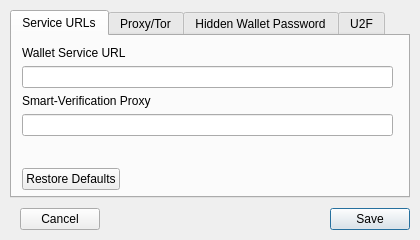
<?xml version="1.0" encoding="UTF-8"?>
<ui version="4.0">
 <class>SettingsDialog</class>
 <widget class="QWidget" name="SettingsDialog">
  <property name="geometry">
   <rect>
    <x>0</x>
    <y>0</y>
    <width>420</width>
    <height>240</height>
   </rect>
  </property>
  <property name="windowTitle">
   <string>Expert Settings</string>
  </property>
  <widget class="QWidget" name="verticalLayoutWidget">
   <property name="geometry">
    <rect>
     <x>0</x>
     <y>0</y>
     <width>420</width>
     <height>240</height>
    </rect>
   </property>
   <layout class="QVBoxLayout" name="verticalLayout">
    <property name="spacing">
     <number>0</number>
    </property>
    <property name="leftMargin">
     <number>10</number>
    </property>
    <property name="topMargin">
     <number>10</number>
    </property>
    <property name="rightMargin">
     <number>10</number>
    </property>
    <property name="bottomMargin">
     <number>10</number>
    </property>
    <item>
     <widget class="QTabWidget" name="tabWidget">
      <property name="currentIndex">
       <number>0</number>
      </property>
      <widget class="QWidget" name="urls">
       <attribute name="title">
        <string>Service URLs</string>
       </attribute>
       <widget class="QWidget" name="verticalLayoutWidget_2">
        <property name="geometry">
         <rect>
          <x>0</x>
          <y>0</y>
          <width>391</width>
          <height>164</height>
         </rect>
        </property>
        <layout class="QVBoxLayout" name="verticalLayout_2">
         <property name="leftMargin">
          <number>10</number>
         </property>
         <property name="topMargin">
          <number>10</number>
         </property>
         <property name="rightMargin">
          <number>10</number>
         </property>
         <property name="bottomMargin">
          <number>10</number>
         </property>
         <item>
          <widget class="QLabel" name="WalletServiceLabel">
           <property name="text">
            <string>Wallet Service URL</string>
           </property>
          </widget>
         </item>
         <item>
          <widget class="QLineEdit" name="walletServiceURL"/>
         </item>
         <item>
          <widget class="QLabel" name="smartVerificationLabel">
           <property name="text">
            <string>Smart-Verification Proxy</string>
           </property>
          </widget>
         </item>
         <item>
          <widget class="QLineEdit" name="smartVerificationURL"/>
         </item>
         <item>
          <spacer name="verticalSpacer_2">
           <property name="orientation">
            <enum>Qt::Vertical</enum>
           </property>
           <property name="sizeHint" stdset="0">
            <size>
             <width>20</width>
             <height>40</height>
            </size>
           </property>
          </spacer>
         </item>
         <item>
          <widget class="QPushButton" name="resetDefaultsButton">
           <property name="sizePolicy">
            <sizepolicy hsizetype="Fixed" vsizetype="Fixed">
             <horstretch>0</horstretch>
             <verstretch>0</verstretch>
            </sizepolicy>
           </property>
           <property name="text">
            <string>Restore Defaults</string>
           </property>
           <property name="autoDefault">
            <bool>false</bool>
           </property>
          </widget>
         </item>
        </layout>
       </widget>
      </widget>
      <widget class="QWidget" name="proxy">
       <attribute name="title">
        <string>Proxy/Tor</string>
       </attribute>
       <widget class="QWidget" name="verticalLayoutWidgetProxy">
        <property name="geometry">
         <rect>
          <x>0</x>
          <y>0</y>
          <width>391</width>
          <height>164</height>
         </rect>
        </property>
        <layout class="QVBoxLayout" name="verticalLayoutProxy">
         <property name="leftMargin">
          <number>10</number>
         </property>
         <property name="topMargin">
          <number>10</number>
         </property>
         <property name="rightMargin">
          <number>10</number>
         </property>
         <property name="bottomMargin">
          <number>10</number>
         </property>
         <item>
          <widget class="QCheckBox" name="useDefaultProxy">
           <property name="text">
            <string>Use a proxy</string>
           </property>
          </widget>
         </item>
         <item>
          <layout class="QVBoxLayout" name="verticalLayout_4">
           <property name="leftMargin">
            <number>20</number>
           </property>
           <property name="topMargin">
            <number>5</number>
           </property>
           <item>
            <widget class="QCheckBox" name="useDBBProxy">
             <property name="text">
              <string>Bypass the Cloudflare Tor blocker via digitalbitbox.com</string>
             </property>
            </widget>
           </item>
           <item>
            <widget class="Line" name="lineSpacer">
             <property name="orientation">
              <enum>Qt::Horizontal</enum>
             </property>
            </widget>
           </item>
           <item>
            <widget class="QLabel" name="Socks5ProxyLabel">
             <property name="text">
              <string>Socks5/Tor proxy URL</string>
             </property>
            </widget>
           </item>
           <item>
            <widget class="QLineEdit" name="socks5ProxyURL">
             <property name="placeholderText">
              <string>socks5://localhost:9050</string>
             </property>
            </widget>
           </item>
          </layout>
         </item>
         <item>
          <spacer name="verticalSpacerProxy">
           <property name="orientation">
            <enum>Qt::Vertical</enum>
           </property>
           <property name="sizeHint" stdset="0">
            <size>
             <width>20</width>
             <height>40</height>
            </size>
           </property>
          </spacer>
         </item>
        </layout>
       </widget>
      </widget>
      <widget class="QWidget" name="tabResetPW">
       <attribute name="title">
        <string>Hidden Wallet Password</string>
       </attribute>
       <widget class="QWidget" name="verticalLayoutWidget_3">
        <property name="geometry">
         <rect>
          <x>-1</x>
          <y>-1</y>
          <width>395</width>
          <height>161</height>
         </rect>
        </property>
        <layout class="QVBoxLayout" name="verticalLayout_3">
         <property name="leftMargin">
          <number>10</number>
         </property>
         <property name="topMargin">
          <number>10</number>
         </property>
         <property name="rightMargin">
          <number>10</number>
         </property>
         <property name="bottomMargin">
          <number>10</number>
         </property>
         <item>
          <widget class="QLabel" name="setHiddenPasswordTextLabel">
           <property name="sizePolicy">
            <sizepolicy hsizetype="Expanding" vsizetype="Expanding">
             <horstretch>0</horstretch>
             <verstretch>0</verstretch>
            </sizepolicy>
           </property>
           <property name="text">
            <string>As a security measure in compromised situations, use a special password to open a hidden wallet. The hidden wallet can receive and send coins, and it has 2FA mode permanently enabled.</string>
           </property>
           <property name="scaledContents">
            <bool>false</bool>
           </property>
           <property name="wordWrap">
            <bool>true</bool>
           </property>
          </widget>
         </item>
         <item>
          <widget class="QLineEdit" name="setHiddenPasswordTextField">
           <property name="echoMode">
            <enum>QLineEdit::PasswordEchoOnEdit</enum>
           </property>
          </widget>
         </item>
         <item>
          <widget class="QPushButton" name="setHiddenPasswordButton">
           <property name="sizePolicy">
            <sizepolicy hsizetype="Fixed" vsizetype="Fixed">
             <horstretch>0</horstretch>
             <verstretch>0</verstretch>
            </sizepolicy>
           </property>
           <property name="text">
            <string>Set hidden wallet password</string>
           </property>
          </widget>
         </item>
         <item>
          <spacer name="verticalSpacer">
           <property name="orientation">
            <enum>Qt::Vertical</enum>
           </property>
           <property name="sizeHint" stdset="0">
            <size>
             <width>20</width>
             <height>40</height>
            </size>
           </property>
          </spacer>
         </item>
        </layout>
       </widget>
      </widget>
      <widget class="QWidget" name="u2f">
       <attribute name="title">
        <string>U2F</string>
       </attribute>
       <widget class="QWidget" name="verticalLayoutWidget_4">
        <property name="geometry">
         <rect>
          <x>-1</x>
          <y>0</y>
          <width>451</width>
          <height>161</height>
         </rect>
        </property>
        <layout class="QVBoxLayout" name="verticalLayout_5">
         <item>
          <layout class="QHBoxLayout" name="horizontalLayout_2">
           <item>
            <widget class="QPushButton" name="resetU2Fbutton">
             <property name="sizePolicy">
              <sizepolicy hsizetype="Fixed" vsizetype="Fixed">
               <horstretch>0</horstretch>
               <verstretch>0</verstretch>
              </sizepolicy>
             </property>
             <property name="text">
              <string>Reset U2F</string>
             </property>
            </widget>
           </item>
          </layout>
         </item>
        </layout>
       </widget>
      </widget>
     </widget>
    </item>
    <item>
     <layout class="QHBoxLayout" name="horizontalLayout">
      <property name="leftMargin">
       <number>10</number>
      </property>
      <property name="topMargin">
       <number>10</number>
      </property>
      <item>
       <widget class="QPushButton" name="cancelButton">
        <property name="text">
         <string>Cancel</string>
        </property>
        <property name="autoDefault">
         <bool>false</bool>
        </property>
       </widget>
      </item>
      <item>
       <spacer name="horizontalSpacer">
        <property name="orientation">
         <enum>Qt::Horizontal</enum>
        </property>
        <property name="sizeHint" stdset="0">
         <size>
          <width>40</width>
          <height>20</height>
         </size>
        </property>
       </spacer>
      </item>
      <item>
       <widget class="QPushButton" name="saveButton">
        <property name="text">
         <string>Save</string>
        </property>
        <property name="autoDefault">
         <bool>false</bool>
        </property>
        <property name="default">
         <bool>true</bool>
        </property>
       </widget>
      </item>
     </layout>
    </item>
   </layout>
  </widget>
 </widget>
 <resources/>
 <connections/>
</ui>
